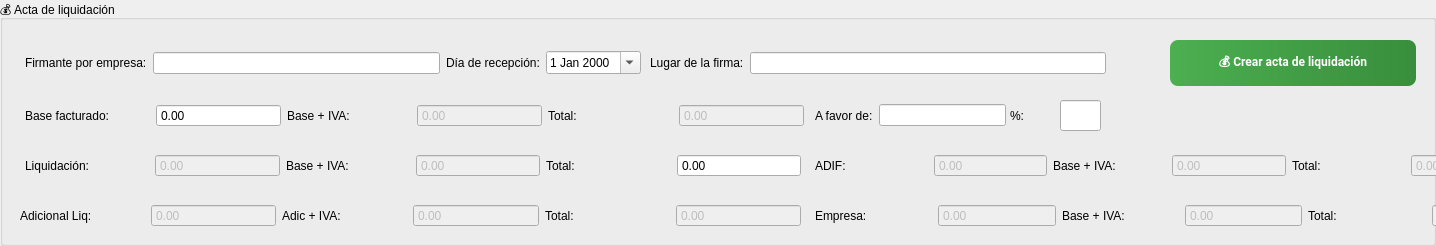
     <widget class="QGroupBox" name="groupBox">
      <property name="geometry">
       <rect>
        <x>65</x>
        <y>590</y>
        <width>1436</width>
        <height>246</height>
       </rect>
      </property>
      <property name="title">
       <string>💰 Acta de liquidación</string>
      </property>
      <widget class="QPushButton" name="Generar_acta_liq">
       <property name="geometry">
        <rect>
         <x>1170</x>
         <y>40</y>
         <width>246</width>
         <height>46</height>
        </rect>
       </property>
       <property name="font">
        <font>
         <family>Segoe UI,Roboto,Arial,sans-serif</family>
         <pointsize>9</pointsize>
         <weight>75</weight>
         <bold>true</bold>
        </font>
       </property>
       <property name="styleSheet">
        <string notr="true">QPushButton {
    background: qlineargradient(x1:0,y1:0,x2:1,y2:0, stop:0 #4CAF50, stop:1 #388E3C);
    color: #ffffff;
    border: none;
    border-radius: 8px;
    padding: 6px 12px;
    font-weight: 600;
}
QPushButton:hover {
    background: qlineargradient(x1:0,y1:0,x2:1,y2:0, stop:0 #66BB6A, stop:1 #4CAF50);
}
QPushButton:pressed {
    background: #2E7D32;
}</string>
       </property>
       <property name="text">
        <string>💰 Crear acta de liquidación</string>
       </property>
      </widget>
      <widget class="QLabel" name="label_121">
       <property name="geometry">
        <rect>
         <x>1010</x>
         <y>105</y>
         <width>36</width>
         <height>21</height>
        </rect>
       </property>
       <property name="text">
        <string>%:</string>
       </property>
      </widget>
      <widget class="QLineEdit" name="TantoPorCiento">
       <property name="enabled">
        <bool>true</bool>
       </property>
       <property name="geometry">
        <rect>
         <x>1060</x>
         <y>100</y>
         <width>41</width>
         <height>31</height>
        </rect>
       </property>
       <property name="readOnly">
        <bool>true</bool>
       </property>
      </widget>
      <widget class="QWidget" name="layoutWidget">
       <property name="geometry">
        <rect>
         <x>20</x>
         <y>195</y>
         <width>781</width>
         <height>41</height>
        </rect>
       </property>
       <layout class="QHBoxLayout" name="horizontalLayout">
        <property name="sizeConstraint">
         <enum>QLayout::SetDefaultConstraint</enum>
        </property>
        <item>
         <widget class="QLabel" name="label_129">
          <property name="text">
           <string>Adicional Liq:</string>
          </property>
         </widget>
        </item>
        <item>
         <widget class="QDoubleSpinBox" name="adicionalBaseLiquidacion">
          <property name="enabled">
           <bool>false</bool>
          </property>
          <property name="readOnly">
           <bool>true</bool>
          </property>
          <property name="buttonSymbols">
           <enum>QAbstractSpinBox::NoButtons</enum>
          </property>
          <property name="decimals">
           <number>2</number>
          </property>
          <property name="minimum">
           <double>0.000000000000000</double>
          </property>
          <property name="maximum">
           <double>100000000.000000000000000</double>
          </property>
          <property name="singleStep">
           <double>1.000000000000000</double>
          </property>
         </widget>
        </item>
        <item>
         <widget class="QLabel" name="label_130">
          <property name="text">
           <string>Adic + IVA:</string>
          </property>
         </widget>
        </item>
        <item>
         <widget class="QDoubleSpinBox" name="adicionalIvaLiquidacion">
          <property name="enabled">
           <bool>false</bool>
          </property>
          <property name="readOnly">
           <bool>true</bool>
          </property>
          <property name="buttonSymbols">
           <enum>QAbstractSpinBox::NoButtons</enum>
          </property>
          <property name="decimals">
           <number>2</number>
          </property>
          <property name="minimum">
           <double>0.000000000000000</double>
          </property>
          <property name="maximum">
           <double>100000000.000000000000000</double>
          </property>
          <property name="singleStep">
           <double>1.000000000000000</double>
          </property>
         </widget>
        </item>
        <item>
         <widget class="QLabel" name="label_128">
          <property name="text">
           <string>Total:</string>
          </property>
         </widget>
        </item>
        <item>
         <widget class="QDoubleSpinBox" name="adicionalTotalLiquidacion_2">
          <property name="enabled">
           <bool>false</bool>
          </property>
          <property name="buttonSymbols">
           <enum>QAbstractSpinBox::NoButtons</enum>
          </property>
          <property name="decimals">
           <number>2</number>
          </property>
          <property name="minimum">
           <double>0.000000000000000</double>
          </property>
          <property name="maximum">
           <double>100000000.000000000000000</double>
          </property>
          <property name="singleStep">
           <double>1.000000000000000</double>
          </property>
         </widget>
        </item>
       </layout>
      </widget>
      <widget class="QWidget" name="layoutWidget">
       <property name="geometry">
        <rect>
         <x>25</x>
         <y>145</y>
         <width>776</width>
         <height>41</height>
        </rect>
       </property>
       <layout class="QHBoxLayout" name="horizontalLayout_2">
        <property name="sizeConstraint">
         <enum>QLayout::SetDefaultConstraint</enum>
        </property>
        <item>
         <widget class="QLabel" name="label_113">
          <property name="text">
           <string>Liquidación:</string>
          </property>
         </widget>
        </item>
        <item>
         <widget class="QDoubleSpinBox" name="saldoBaseLiquidacion">
          <property name="enabled">
           <bool>false</bool>
          </property>
          <property name="readOnly">
           <bool>true</bool>
          </property>
          <property name="buttonSymbols">
           <enum>QAbstractSpinBox::NoButtons</enum>
          </property>
          <property name="decimals">
           <number>2</number>
          </property>
          <property name="minimum">
           <double>0.000000000000000</double>
          </property>
          <property name="maximum">
           <double>100000000.000000000000000</double>
          </property>
          <property name="singleStep">
           <double>1.000000000000000</double>
          </property>
         </widget>
        </item>
        <item>
         <widget class="QLabel" name="label_112">
          <property name="text">
           <string>Base + IVA:</string>
          </property>
         </widget>
        </item>
        <item>
         <widget class="QDoubleSpinBox" name="saldoIvaLiquidacion">
          <property name="enabled">
           <bool>false</bool>
          </property>
          <property name="readOnly">
           <bool>true</bool>
          </property>
          <property name="buttonSymbols">
           <enum>QAbstractSpinBox::NoButtons</enum>
          </property>
          <property name="decimals">
           <number>2</number>
          </property>
          <property name="minimum">
           <double>0.000000000000000</double>
          </property>
          <property name="maximum">
           <double>100000000.000000000000000</double>
          </property>
          <property name="singleStep">
           <double>1.000000000000000</double>
          </property>
         </widget>
        </item>
        <item>
         <widget class="QLabel" name="label_111">
          <property name="text">
           <string>Total:</string>
          </property>
         </widget>
        </item>
        <item>
         <widget class="QDoubleSpinBox" name="adicionalTotalLiquidacion">
          <property name="readOnly">
           <bool>false</bool>
          </property>
          <property name="buttonSymbols">
           <enum>QAbstractSpinBox::NoButtons</enum>
          </property>
          <property name="decimals">
           <number>2</number>
          </property>
          <property name="minimum">
           <double>0.000000000000000</double>
          </property>
          <property name="maximum">
           <double>100000000.000000000000000</double>
          </property>
          <property name="singleStep">
           <double>1.000000000000000</double>
          </property>
         </widget>
        </item>
       </layout>
      </widget>
      <widget class="QWidget" name="layoutWidget">
       <property name="geometry">
        <rect>
         <x>815</x>
         <y>195</y>
         <width>734</width>
         <height>41</height>
        </rect>
       </property>
       <layout class="QHBoxLayout" name="horizontalLayout_3">
        <property name="sizeConstraint">
         <enum>QLayout::SetDefaultConstraint</enum>
        </property>
        <item>
         <widget class="QLabel" name="label_125">
          <property name="text">
           <string>Empresa:</string>
          </property>
         </widget>
        </item>
        <item>
         <widget class="QDoubleSpinBox" name="empresaBaseAFavor">
          <property name="enabled">
           <bool>false</bool>
          </property>
          <property name="buttonSymbols">
           <enum>QAbstractSpinBox::NoButtons</enum>
          </property>
          <property name="decimals">
           <number>2</number>
          </property>
          <property name="minimum">
           <double>0.000000000000000</double>
          </property>
          <property name="maximum">
           <double>100000000.000000000000000</double>
          </property>
          <property name="singleStep">
           <double>1.000000000000000</double>
          </property>
         </widget>
        </item>
        <item>
         <widget class="QLabel" name="label_127">
          <property name="text">
           <string>Base + IVA:</string>
          </property>
         </widget>
        </item>
        <item>
         <widget class="QDoubleSpinBox" name="empresaIvaAFavor">
          <property name="enabled">
           <bool>false</bool>
          </property>
          <property name="readOnly">
           <bool>true</bool>
          </property>
          <property name="buttonSymbols">
           <enum>QAbstractSpinBox::NoButtons</enum>
          </property>
          <property name="decimals">
           <number>2</number>
          </property>
          <property name="minimum">
           <double>0.000000000000000</double>
          </property>
          <property name="maximum">
           <double>100000000.000000000000000</double>
          </property>
          <property name="singleStep">
           <double>1.000000000000000</double>
          </property>
         </widget>
        </item>
        <item>
         <widget class="QLabel" name="label_126">
          <property name="text">
           <string>Total:</string>
          </property>
         </widget>
        </item>
        <item>
         <widget class="QDoubleSpinBox" name="empresaTotalAFavor">
          <property name="enabled">
           <bool>false</bool>
          </property>
          <property name="readOnly">
           <bool>true</bool>
          </property>
          <property name="buttonSymbols">
           <enum>QAbstractSpinBox::NoButtons</enum>
          </property>
          <property name="decimals">
           <number>2</number>
          </property>
          <property name="minimum">
           <double>0.000000000000000</double>
          </property>
          <property name="maximum">
           <double>100000000.000000000000000</double>
          </property>
          <property name="singleStep">
           <double>1.000000000000000</double>
          </property>
         </widget>
        </item>
       </layout>
      </widget>
      <widget class="QWidget" name="layoutWidget">
       <property name="geometry">
        <rect>
         <x>815</x>
         <y>145</y>
         <width>709</width>
         <height>41</height>
        </rect>
       </property>
       <layout class="QHBoxLayout" name="horizontalLayout_4">
        <property name="sizeConstraint">
         <enum>QLayout::SetDefaultConstraint</enum>
        </property>
        <item>
         <widget class="QLabel" name="label_123">
          <property name="text">
           <string>ADIF:</string>
          </property>
         </widget>
        </item>
        <item>
         <widget class="QDoubleSpinBox" name="liquidacionAFavorAdifBase">
          <property name="enabled">
           <bool>false</bool>
          </property>
          <property name="readOnly">
           <bool>false</bool>
          </property>
          <property name="buttonSymbols">
           <enum>QAbstractSpinBox::NoButtons</enum>
          </property>
          <property name="decimals">
           <number>2</number>
          </property>
          <property name="minimum">
           <double>0.000000000000000</double>
          </property>
          <property name="maximum">
           <double>100000000.000000000000000</double>
          </property>
          <property name="singleStep">
           <double>1.000000000000000</double>
          </property>
         </widget>
        </item>
        <item>
         <widget class="QLabel" name="label_124">
          <property name="text">
           <string>Base + IVA:</string>
          </property>
         </widget>
        </item>
        <item>
         <widget class="QDoubleSpinBox" name="adifIvaAFavor">
          <property name="enabled">
           <bool>false</bool>
          </property>
          <property name="readOnly">
           <bool>true</bool>
          </property>
          <property name="buttonSymbols">
           <enum>QAbstractSpinBox::NoButtons</enum>
          </property>
          <property name="decimals">
           <number>2</number>
          </property>
          <property name="minimum">
           <double>0.000000000000000</double>
          </property>
          <property name="maximum">
           <double>100000000.000000000000000</double>
          </property>
          <property name="singleStep">
           <double>1.000000000000000</double>
          </property>
         </widget>
        </item>
        <item>
         <widget class="QLabel" name="label_122">
          <property name="text">
           <string>Total:</string>
          </property>
         </widget>
        </item>
        <item>
         <widget class="QDoubleSpinBox" name="adifTotalAFavor">
          <property name="enabled">
           <bool>false</bool>
          </property>
          <property name="readOnly">
           <bool>true</bool>
          </property>
          <property name="buttonSymbols">
           <enum>QAbstractSpinBox::NoButtons</enum>
          </property>
          <property name="decimals">
           <number>2</number>
          </property>
          <property name="minimum">
           <double>0.000000000000000</double>
          </property>
          <property name="maximum">
           <double>100000000.000000000000000</double>
          </property>
          <property name="singleStep">
           <double>1.000000000000000</double>
          </property>
         </widget>
        </item>
       </layout>
      </widget>
      <widget class="QWidget" name="layoutWidget">
       <property name="geometry">
        <rect>
         <x>25</x>
         <y>95</y>
         <width>779</width>
         <height>41</height>
        </rect>
       </property>
       <layout class="QHBoxLayout" name="horizontalLayout_5">
        <item>
         <widget class="QLabel" name="label_109">
          <property name="text">
           <string>Base facturado:</string>
          </property>
         </widget>
        </item>
        <item>
         <widget class="QDoubleSpinBox" name="certBase">
          <property name="enabled">
           <bool>true</bool>
          </property>
          <property name="buttonSymbols">
           <enum>QAbstractSpinBox::NoButtons</enum>
          </property>
          <property name="decimals">
           <number>2</number>
          </property>
          <property name="minimum">
           <double>0.000000000000000</double>
          </property>
          <property name="maximum">
           <double>100000000.000000000000000</double>
          </property>
          <property name="singleStep">
           <double>1.000000000000000</double>
          </property>
         </widget>
        </item>
        <item>
         <widget class="QLabel" name="label_108">
          <property name="text">
           <string>Base + IVA:</string>
          </property>
         </widget>
        </item>
        <item>
         <widget class="QDoubleSpinBox" name="certIva">
          <property name="enabled">
           <bool>false</bool>
          </property>
          <property name="buttonSymbols">
           <enum>QAbstractSpinBox::NoButtons</enum>
          </property>
          <property name="decimals">
           <number>2</number>
          </property>
          <property name="minimum">
           <double>0.000000000000000</double>
          </property>
          <property name="maximum">
           <double>100000000.000000000000000</double>
          </property>
          <property name="singleStep">
           <double>1.000000000000000</double>
          </property>
         </widget>
        </item>
        <item>
         <widget class="QLabel" name="label_110">
          <property name="text">
           <string>Total:</string>
          </property>
         </widget>
        </item>
        <item>
         <widget class="QDoubleSpinBox" name="certTotal">
          <property name="enabled">
           <bool>false</bool>
          </property>
          <property name="buttonSymbols">
           <enum>QAbstractSpinBox::NoButtons</enum>
          </property>
          <property name="decimals">
           <number>2</number>
          </property>
          <property name="minimum">
           <double>0.000000000000000</double>
          </property>
          <property name="maximum">
           <double>100000000.000000000000000</double>
          </property>
          <property name="singleStep">
           <double>1.000000000000000</double>
          </property>
         </widget>
        </item>
       </layout>
      </widget>
      <widget class="QWidget" name="layoutWidget">
       <property name="geometry">
        <rect>
         <x>815</x>
         <y>95</y>
         <width>191</width>
         <height>41</height>
        </rect>
       </property>
       <layout class="QHBoxLayout" name="horizontalLayout_6">
        <item>
         <widget class="QLabel" name="label_120">
          <property name="text">
           <string>A favor de:</string>
          </property>
         </widget>
        </item>
        <item>
         <widget class="QLineEdit" name="AfavorDe">
          <property name="enabled">
           <bool>true</bool>
          </property>
          <property name="readOnly">
           <bool>true</bool>
          </property>
         </widget>
        </item>
       </layout>
      </widget>
      <widget class="QWidget" name="layoutWidget">
       <property name="geometry">
        <rect>
         <x>650</x>
         <y>40</y>
         <width>456</width>
         <height>46</height>
        </rect>
       </property>
       <layout class="QHBoxLayout" name="horizontalLayout_7">
        <item>
         <widget class="QLabel" name="label_180">
          <property name="text">
           <string>Lugar de la firma:</string>
          </property>
         </widget>
        </item>
        <item>
         <widget class="QLineEdit" name="lugarFirma"/>
        </item>
       </layout>
      </widget>
      <widget class="QWidget" name="layoutWidget">
       <property name="geometry">
        <rect>
         <x>25</x>
         <y>40</y>
         <width>616</width>
         <height>46</height>
        </rect>
       </property>
       <layout class="QHBoxLayout" name="horizontalLayout_8">
        <item>
         <widget class="QLabel" name="label_144">
          <property name="text">
           <string>Firmante por empresa:</string>
          </property>
         </widget>
        </item>
        <item>
         <widget class="QLineEdit" name="representanteContratista"/>
        </item>
        <item>
         <widget class="QLabel" name="label_179">
          <property name="text">
           <string>Día de recepción:</string>
          </property>
         </widget>
        </item>
        <item>
         <widget class="QDateEdit" name="fechaRecepcion">
          <property name="calendarPopup">
           <bool>true</bool>
          </property>
         </widget>
        </item>
       </layout>
      </widget>
     </widget>
